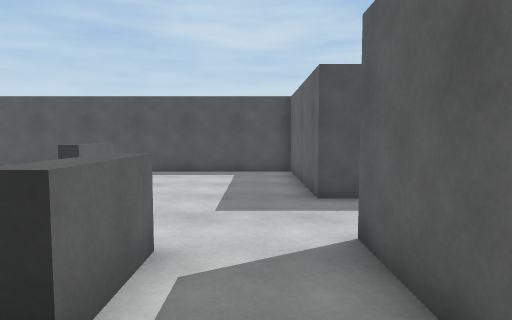
[1] (above)

16 first-person views from a walk through a Unity game level. The camera is 1.4 m above the floor, tilts 4° down and sees 75° across. The floor is counted in squares, 1 m on a side. Each view is taken from the middle of a square. On the plan, view 1 faces up. The plan holds only what a view shows up to about 15 squares ahead; the rest is blank. The place goes on beyond the plan. The player is left out.

[2]
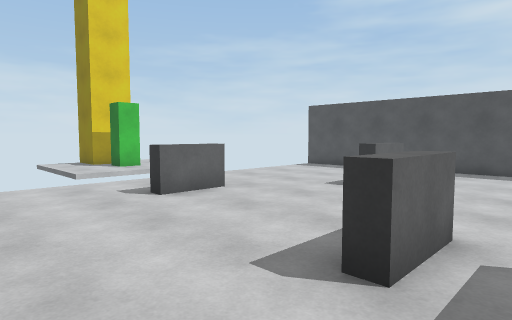

[3]
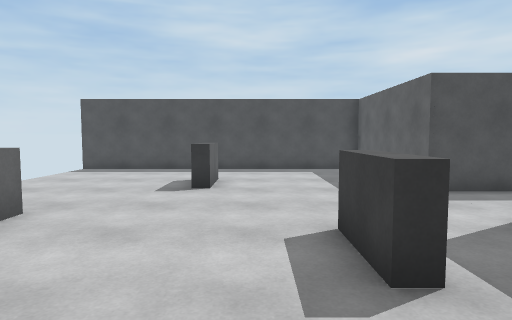

[4]
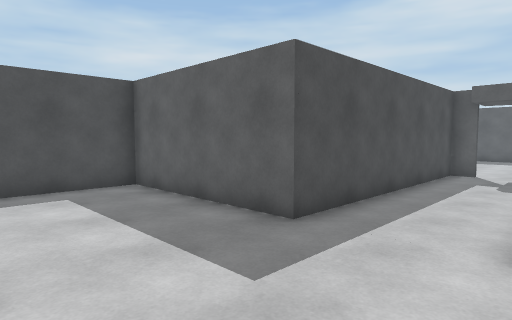

[5]
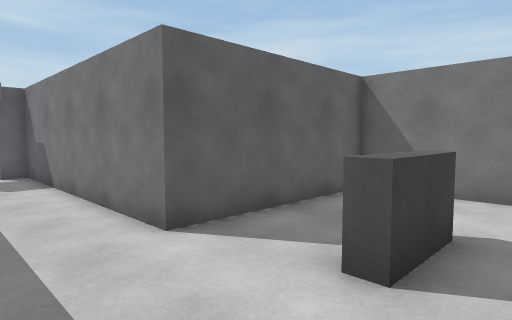

[6]
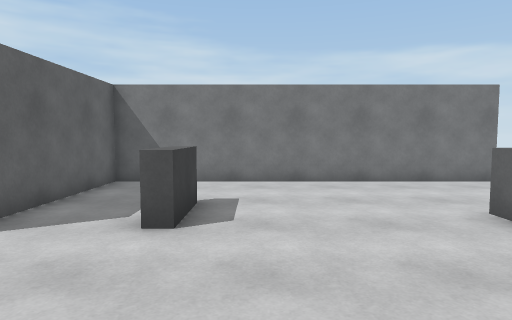

[7]
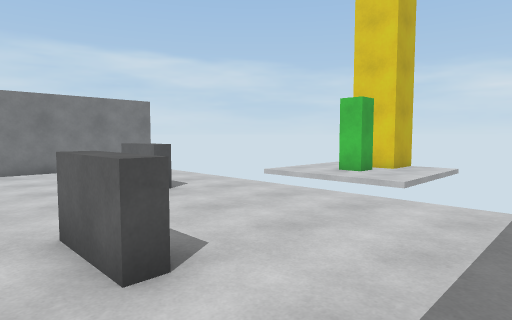

[8]
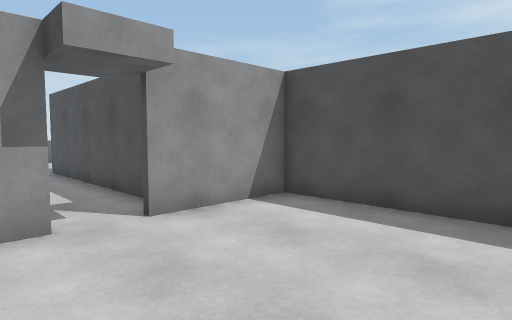

[9]
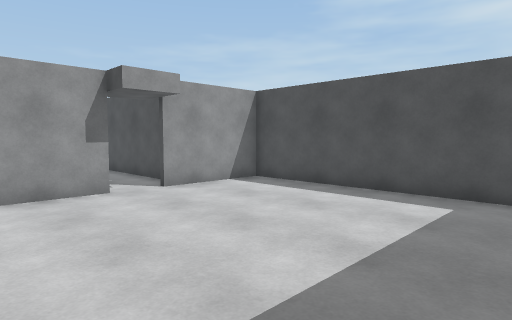

[10]
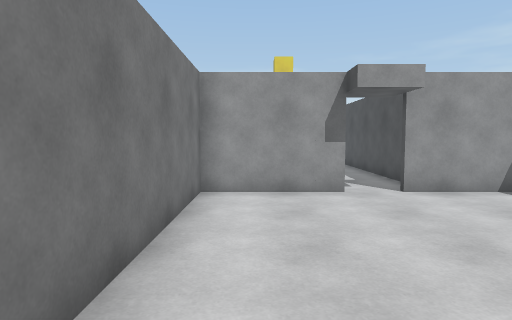

[11]
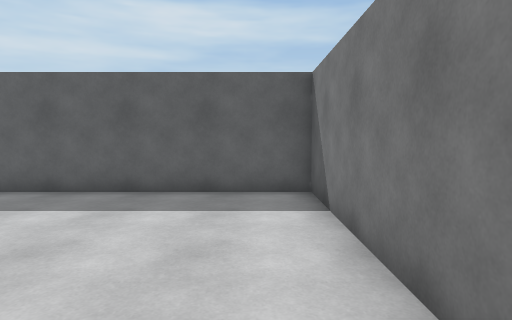

[12]
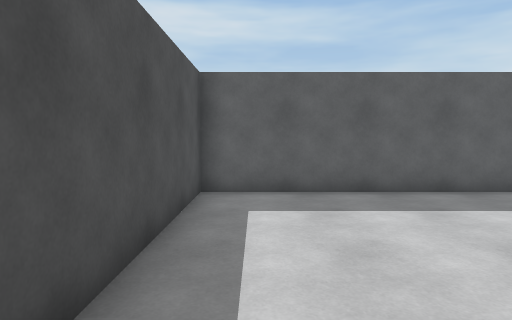

[13]
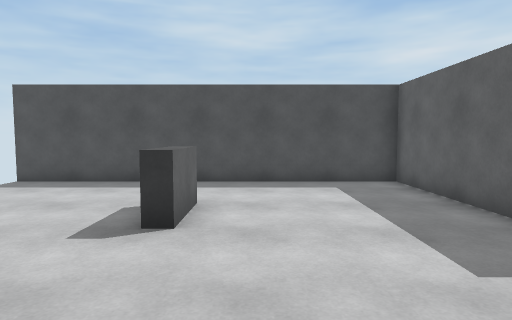

[14]
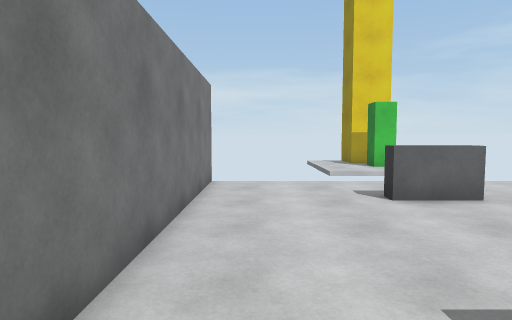

[15]
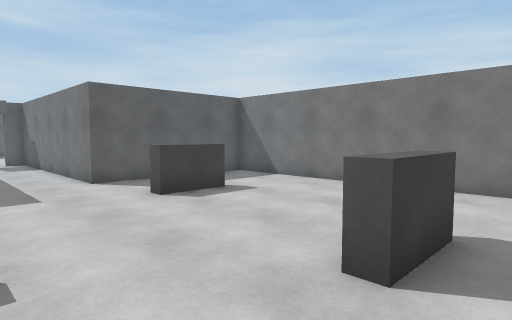

[16]
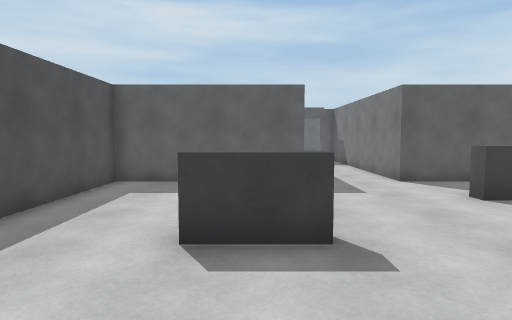

### Floor plan
Key: @ floor where view 1 was taken; # wall or solid block; . floor; = window, fence, low wall or low ledge; ^ raised ledge; O other object.
Columns run from 11 left of view 1 to 20 right of it. Each row starts with its distance up from view 1.
 14 ##############
 13  ............#
 12  ............#
 11  ............#       ###########
 10  .....##.....#       #.........#
  9  .....^^.....#       #.........#
  8  .....=^.....#########.........#
  7  ....................O.........#
  6  ..............................#
  5  ..##................O.........#
  4  ..^^....##..#########.........#
  3  ..=^....^^..#       #.........#
  2  ........=^..#       #.........#
  1  ............#       ###########
  0  ..........@.#
 -1  ............#
 -2 ##############

Positions as (right, up) in squares from view 1, and headings:
1: (0, 0), facing up
2: (0, -1), facing up-left
3: (-3, -1), facing up
4: (-3, 4), facing up-right
5: (-3, 7), facing down-right
6: (-3, 9), facing down
7: (-3, 13), facing down-left
8: (16, 4), facing up-left
9: (19, 2), facing up-left
10: (19, 3), facing left
11: (11, 3), facing right
12: (11, 9), facing right
13: (-3, 3), facing up
14: (0, 0), facing left
15: (-9, 8), facing down-right
16: (-9, 9), facing right
